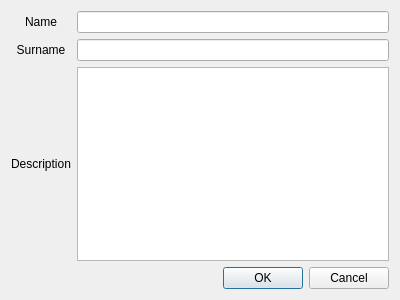
<?xml version="1.0" encoding="UTF-8"?>
<ui version="4.0">
 <class>ContactAddDialog</class>
 <widget class="QDialog" name="ContactAddDialog">
  <property name="geometry">
   <rect>
    <x>0</x>
    <y>0</y>
    <width>400</width>
    <height>300</height>
   </rect>
  </property>
  <property name="windowTitle">
   <string>QtSSB - Add contact</string>
  </property>
  <layout class="QGridLayout" name="gridLayout_2">
   <item row="0" column="0">
    <layout class="QGridLayout" name="gridLayout">
     <item row="1" column="0">
      <widget class="QLabel" name="label_2">
       <property name="text">
        <string>Surname</string>
       </property>
       <property name="alignment">
        <set>Qt::AlignCenter</set>
       </property>
       <property name="margin">
        <number>15</number>
       </property>
      </widget>
     </item>
     <item row="2" column="0">
      <widget class="QLabel" name="label_3">
       <property name="text">
        <string>Description</string>
       </property>
       <property name="alignment">
        <set>Qt::AlignCenter</set>
       </property>
       <property name="margin">
        <number>15</number>
       </property>
      </widget>
     </item>
     <item row="0" column="0">
      <widget class="QLabel" name="label">
       <property name="text">
        <string>Name</string>
       </property>
       <property name="alignment">
        <set>Qt::AlignCenter</set>
       </property>
       <property name="margin">
        <number>15</number>
       </property>
      </widget>
     </item>
     <item row="3" column="0" colspan="2">
      <widget class="QDialogButtonBox" name="buttonBox">
       <property name="standardButtons">
        <set>QDialogButtonBox::Cancel|QDialogButtonBox::Ok</set>
       </property>
      </widget>
     </item>
     <item row="0" column="1">
      <widget class="QLineEdit" name="name"/>
     </item>
     <item row="1" column="1">
      <widget class="QLineEdit" name="surname"/>
     </item>
     <item row="2" column="1">
      <widget class="QPlainTextEdit" name="description"/>
     </item>
    </layout>
   </item>
  </layout>
 </widget>
 <resources/>
 <connections/>
</ui>
